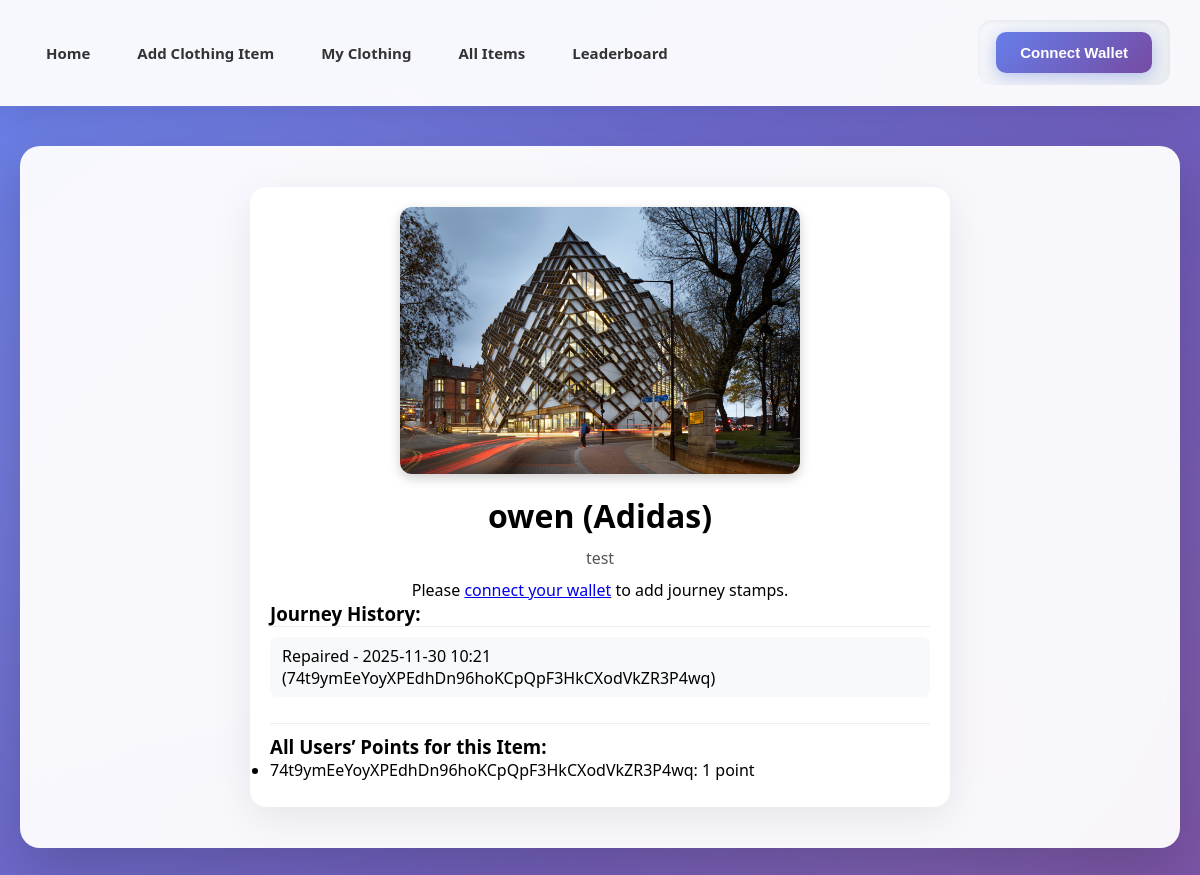
The page /item/Hz38U6DBST46dh4MbM47uHuhtbGNFJwoirdQkavZ5B8U on the database its author committed.
### backend/models.py (models this page shows)
class Item(db.Model):
    __tablename__ = 'items'
    solanaMint = db.Column(db.String(44), primary_key=True)
    ownerPublicKey = db.Column(db.String(44))
    name = db.Column(db.String(30))
    description = db.Column(db.String(100))
    image_filename = db.Column(db.String(255))
    brand = db.Column(db.String(50))  # store brand name directly

class JourneyStamp(db.Model):
    __tablename__ = "journey_stamps"
    id = db.Column(db.Integer, primary_key=True)
    item_mint = db.Column(db.String(44), db.ForeignKey("items.solanaMint"))
    user_wallet = db.Column(db.String(44), db.ForeignKey("users.wallet"))
    event = db.Column(db.String(50))
    timestamp = db.Column(db.DateTime, default=db.func.now())

### backend/routes.py (the view)
    @app.route("/item/<mint_address>")
    def item_page(mint_address):
        wallet_pk = session.get("wallet_public_key")
        item = Item.query.get(mint_address)
        if not item:
            return "Item not found", 404
        stamps = JourneyStamp.query.filter_by(item_mint=mint_address).order_by(JourneyStamp.timestamp.desc()).all()
        item_points = 0
        if wallet_pk:
            item_points = JourneyStamp.query.filter_by(item_mint=mint_address, user_wallet=wallet_pk).count()
        from sqlalchemy import func
        user_points = (
            JourneyStamp.query
            .with_entities(JourneyStamp.user_wallet, func.count(JourneyStamp.id).label("points"))
            .filter_by(item_mint=mint_address)
            .group_by(JourneyStamp.user_wallet)
            .all()
        )
        return render_template(
            "item.html",
            item=item,
            stamps=stamps,
            wallet_public_key=wallet_pk,
            item_points=item_points,
            journey_events=JOURNEY_EVENTS,
            user_points=user_points
        )

### backend/templates/item.html (shortened to what this page needs)
{% extends "base.html" %}
{% block content %}
<div class="item-container">
    <img src="{{ url_for('static', filename='uploads/' + item.image_filename) }}" alt="{{ item.name }}" class="item-image">
    <h2>{{ item.name }} ({{ item.brand }})</h2>
    <p class="description">{{ item.description }}</p>
    {% if wallet_public_key %}
    <p class="loyalty-points">Your Loyalty Points for this item: <span id="points">{{ item_points }}</span></p>
    <div class="journey-actions">
        <select id="journeyEvent">
            {% for event in journey_events %}
                <option value="{{ event }}">{{ event.replace('_', ' ').title() }}</option>
            {% endfor %}
        </select>
        <button onclick="addJourney()">Add Journey Stamp</button>
    </div>
    {% else %}
    <p style="text-align:center;">Please <a href="/connect_wallet">connect your wallet</a> to add journey stamps.</p>
    {% endif %}
    <h3>Journey History:</h3>
    <ul class="journey-history" id="stampList">
        {% for stamp in stamps %}
            <li>{{ stamp.event.replace('_', ' ').title() }} - {{ stamp.timestamp.strftime('%Y-%m-%d %H:%M') }} ({{ stamp.user_wallet }})</li>
        {% endfor %}
    </ul>
    <div class="user-points">
        <h3>All Users’ Points for this Item:</h3>
        <ul>
            {% for user_wallet, points in user_points %}
                <li>{{ user_wallet }}: {{ points }} point{{ 's' if points != 1 else '' }}</li>
            {% endfor %}
        </ul>
    </div>
</div>
{% endblock %}

### backend/templates/base.html (style rules this page uses)
* { margin: 0; padding: 0; box-sizing: border-box; }
body { font-family: 'Segoe UI', Tahoma, Geneva, Verdana, sans-serif; background: linear-gradient(135deg, #667eea 0%, #764ba2 100%); min-height: 100vh; padding: 0; position: relative; }
body::before { content: ''; position: fixed; top: 0; left: 0; right: 0; bottom: 0; background: radial-gradient(circle at 20% 50%, rgba(255, 255, 255, 0.1) 0%, transparent 50%), radial-gradient(circle at 80% 80%, rgba(255, 255, 255, 0.1) 0%, transparent 50%); pointer-events: none; z-index: 0; }

### backend/templates/item.html (style rules this page uses)
.item-container { max-width: 700px; margin: 0 auto; padding: 20px; background: white; border-radius: 16px; box-shadow: 0 10px 40px rgba(0, 0, 0, 0.08); }
.item-image { max-width: 400px; width: 100%; height: auto; border-radius: 12px; box-shadow: 0 4px 12px rgba(0,0,0,0.2); display: block; margin: 0 auto 20px auto; }
h2 { text-align: center; font-size: 2rem; margin-bottom: 10px; }
p.description { text-align: center; color: #555; margin-bottom: 10px; }
.journey-history { max-height: 300px; overflow-y: auto; border-top: 1px solid #eee; padding-top: 10px; }
.journey-history li { padding: 8px 12px; margin-bottom: 6px; border-radius: 8px; background: #f8f9fa; list-style: none; font-weight: 500; }
.user-points { margin-top: 20px; border-top: 1px solid #eee; padding-top: 10px; }
.user-points li { margin-bottom: 6px; font-weight: 500; }

### rows shown on the page
Item: image_filename (picture), name "owen", brand "Adidas", description "test"
JourneyStamp: event.replace "Repaired", timestamp "2025-11-30 10:21", user_wallet "74t9ymEeYoyXPEdhDn96hoKCpQpF3HkCXodVkZR3P4wq"

### other values the page prints
{{ user_wallet }} "74t9ymEeYoyXPEdhDn96hoKCpQpF3HkCXodVkZR3P4wq"
{{ points }} "1"
